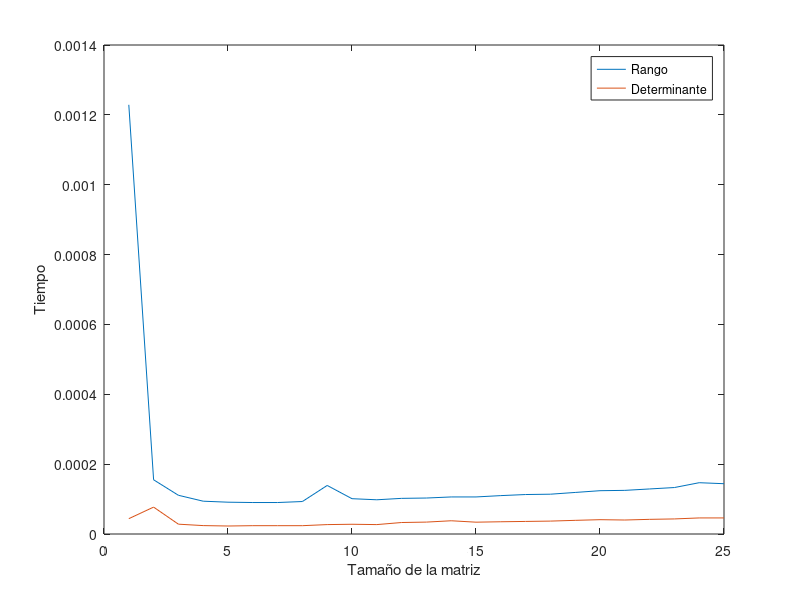

The MATLAB source for this figure:
tiempoRango = [];
tiempoDeterminante = [];

for i = 1:25
    matriz = rand(i);
    tic;
    rank(matriz);
    tiempoRango(i) = toc; 
    tic;
    det(matriz);
    tiempoDeterminante(i) = toc;
end

f = figure;
plot(1:25, tiempoRango);
hold on;
plot(1:25, tiempoDeterminante);
xlabel('Tamaño de la matriz');
ylabel('Tiempo');
legend('Rango', 'Determinante');